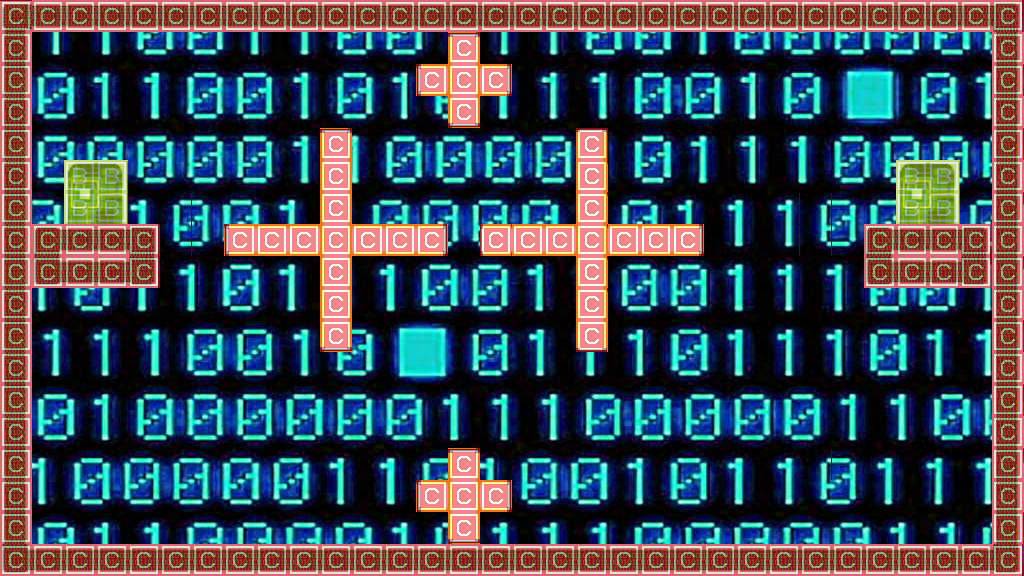

This is a level from a 2D game, rendered from its Tiled map with the project's own tilesets. A one-line summary and the complete map file follow:
An orthogonal 32x18 tile map with 32x32 px tiles, 4 tile layers (parallax, back, front, collision), 3 tilesets and 2 objects.

<map version="1.0" orientation="orthogonal" width="32" height="18" tilewidth="32" tileheight="32">
 <tileset firstgid="1" name="tilesetCollision" tilewidth="32" tileheight="32">
  <image source="../bitmaps/tilesetCollision.png" width="64" height="32" />
 </tileset>
 <tileset firstgid="3" name="tileset" tilewidth="32" tileheight="32">
  <image source="../bitmaps/tileset.png" width="1024" height="2528" />
 </tileset>
 <tileset firstgid="2531" name="Binary" tilewidth="32" tileheight="32">
  <image source="../bitmaps/paralex3.jpg" width="451" height="258" />
 </tileset>
 <layer name="parallax" width="32" height="18">
  <data encoding="csv">
835,836,837,838,839,840,841,842,843,844,845,846,847,848,849,850,851,852,853,854,855,856,857,858,859,860,861,862,863,864,865,866,
867,868,869,870,871,872,873,874,875,876,877,878,879,880,881,882,883,884,885,886,887,888,889,890,891,892,893,894,895,896,897,898,
899,900,901,902,903,904,905,906,907,908,909,910,911,912,913,914,915,916,917,918,919,920,921,922,923,924,925,926,927,928,929,930,
931,932,933,934,935,936,937,938,939,940,941,942,943,944,945,946,947,948,949,950,951,952,953,954,955,956,957,958,959,960,961,962,
963,964,965,966,967,968,969,970,971,972,973,974,975,976,977,978,979,980,981,982,983,984,985,986,987,988,989,990,991,992,993,994,
995,996,997,998,999,1000,1001,1002,1003,1004,1005,1006,1007,1008,1009,1010,1011,1012,1013,1014,1015,1016,1017,1018,1019,1020,1021,1022,1023,1024,1025,1026,
1027,1028,1029,1030,1031,1032,1033,1034,1035,1036,1037,1038,1039,1040,1041,1042,1043,1044,1045,1046,1047,1048,1049,1050,1051,1052,1053,1054,1055,1056,1057,1058,
1059,1060,1061,1062,1063,1064,1065,1066,1067,1068,1069,1070,1071,1072,1073,1074,1075,1076,1077,1078,1079,1080,1081,1082,1083,1084,1085,1086,1087,1088,1089,1090,
1091,1092,1093,1094,1095,1096,1097,1098,1099,1100,1101,1102,1103,1104,1105,1106,1107,1108,1109,1110,1111,1112,1113,1114,1115,1116,1117,1118,1119,1120,1121,1122,
1123,1124,1125,1126,1127,1128,1129,1130,1131,1132,1133,1134,1135,1136,1137,1138,1139,1140,1141,1142,1143,1144,1145,1146,1147,1148,1149,1150,1151,1152,1153,1154,
1155,1156,1157,1158,1159,1160,1161,1162,1163,1164,1165,1166,1167,1168,1169,1170,1171,1172,1173,1174,1175,1176,1177,1178,1179,1180,1181,1182,1183,1184,1185,1186,
1187,1188,1189,1190,1191,1192,1193,1194,1195,1196,1197,1198,1199,1200,1201,1202,1203,1204,1205,1206,1207,1208,1209,1210,1211,1212,1213,1214,1215,1216,1217,1218,
1219,1220,1221,1222,1223,1224,1225,1226,1227,1228,1229,1230,1231,1232,1233,1234,1235,1236,1237,1238,1239,1240,1241,1242,1243,1244,1245,1246,1247,1248,1249,1250,
1251,1252,1253,1254,1255,1256,1257,1258,1259,1260,1261,1262,1263,1264,1265,1266,1267,1268,1269,1270,1271,1272,1273,1274,1275,1276,1277,1278,1279,1280,1281,1282,
1283,1284,1285,1286,1287,1288,1289,1290,1291,1292,1293,1294,1295,1296,1297,1298,1299,1300,1301,1302,1303,1304,1305,1306,1307,1308,1309,1310,1311,1312,1313,1314,
1315,1316,1317,1318,1319,1320,1321,1322,1323,1324,1325,1326,1327,1328,1329,1330,1331,1332,1333,1334,1335,1336,1337,1338,1339,1340,1341,1342,1343,1344,1345,1346,
1347,1348,1349,1350,1351,1352,1353,1354,1355,1356,1357,1358,1359,1360,1361,1362,1363,1364,1365,1366,1367,1368,1369,1370,1371,1372,1373,1374,1375,1376,1377,1378,
1379,1380,1381,1382,1383,1384,1385,1386,1387,1388,1389,1390,1391,1392,1393,1394,1395,1396,1397,1398,1399,1400,1401,1402,1403,1404,1405,1406,1407,1408,1409,1410
</data>
 </layer>
 <layer name="back" width="32" height="18">
  <data encoding="csv">
0,0,0,0,0,0,0,0,0,0,0,0,0,0,0,0,0,0,0,0,0,0,0,0,0,0,0,0,0,0,0,0,
0,0,0,0,0,0,0,0,0,0,0,0,0,0,0,0,0,0,0,0,0,0,0,0,0,0,0,0,0,0,0,0,
0,0,0,0,0,0,0,0,0,0,0,0,0,0,0,0,0,0,0,0,0,0,0,0,0,0,0,0,0,0,0,0,
0,0,0,0,0,0,0,0,0,0,0,0,0,0,0,0,0,0,0,0,0,0,0,0,0,0,0,0,0,0,0,0,
0,0,0,0,0,0,0,0,0,0,0,0,0,0,0,0,0,0,0,0,0,0,0,0,0,0,0,0,0,0,0,0,
0,0,107,108,0,0,0,0,0,0,0,0,0,0,0,0,0,0,0,0,0,0,0,0,0,0,0,0,107,108,0,0,
0,0,139,140,0,6,0,0,0,0,0,0,0,0,0,0,0,0,0,0,0,0,0,0,6,6,0,0,139,140,0,0,
0,0,0,0,6,6,0,0,0,0,0,0,0,0,0,0,0,0,0,0,0,0,0,0,6,6,0,0,0,0,0,0,
0,0,0,0,0,0,0,0,0,0,0,0,0,0,0,0,0,0,0,0,0,0,0,0,0,0,0,0,0,0,0,0,
0,0,0,0,0,0,0,0,0,0,0,0,0,0,0,0,0,0,0,0,0,0,0,0,0,0,0,0,0,0,0,0,
0,0,0,0,0,0,0,0,0,0,0,0,0,0,0,0,0,0,0,0,0,0,0,0,0,0,0,0,0,0,0,0,
0,0,0,0,0,0,0,0,0,0,0,0,0,0,0,0,0,0,0,0,0,0,0,0,0,0,0,0,0,0,0,0,
0,0,0,0,0,0,0,0,0,0,0,0,0,0,0,0,0,0,0,0,0,0,0,0,0,0,0,0,0,0,0,0,
0,0,0,0,0,0,0,0,0,0,0,0,0,0,0,0,0,0,0,0,0,0,0,0,0,0,0,0,0,0,0,0,
0,0,0,0,0,0,0,0,0,0,0,0,0,0,0,0,0,0,0,0,0,0,0,0,0,6,0,0,0,0,0,0,
0,0,0,0,0,0,0,0,0,0,0,0,0,0,0,0,0,0,0,0,0,0,0,0,0,0,0,0,0,0,0,0,
0,0,0,0,0,0,0,0,0,0,0,0,0,0,0,0,0,0,0,0,0,0,0,0,0,0,0,0,0,0,0,0,
0,0,0,0,0,0,0,0,0,0,0,0,0,0,0,0,0,0,0,0,0,0,0,0,0,0,0,0,0,0,0,0
</data>
 </layer>
 <layer name="front" width="32" height="18">
  <data encoding="csv">
81,41,42,41,42,41,42,41,42,41,42,41,42,41,42,41,42,41,42,41,42,41,42,41,42,41,42,41,42,41,42,43,
113,0,0,0,0,0,0,0,0,0,0,0,0,0,1610612937,0,0,0,0,0,0,0,0,0,0,0,0,0,0,0,0,114,
145,0,0,0,0,0,0,0,0,0,0,0,0,3221225673,2684354760,201,0,0,0,0,0,0,0,0,0,0,0,0,0,0,0,146,
113,0,0,0,0,0,0,0,0,0,0,0,0,0,2684354761,0,0,0,0,0,0,0,0,0,0,0,0,0,0,0,0,114,
145,0,0,0,0,0,0,0,0,0,1610612937,0,0,0,0,0,0,0,204,0,0,0,0,0,0,0,0,0,0,0,0,146,
113,0,0,0,0,0,0,0,0,0,1610612936,0,0,0,0,0,0,0,203,0,0,0,0,0,0,0,0,0,0,0,0,114,
145,0,0,0,0,0,0,0,0,0,1610612936,0,0,0,0,0,0,0,203,0,0,0,0,0,0,0,0,0,0,0,0,146,
113,40,41,42,43,0,0,3221225673,3221225672,200,2684354760,200,200,201,0,227,200,200,203,2147483848,200,201,0,0,0,0,0,40,41,42,43,114,
145,72,73,74,75,0,0,0,0,0,2684354760,0,0,0,0,0,0,0,203,0,0,0,0,0,0,0,0,72,73,74,75,146,
113,0,0,0,0,0,0,0,0,0,2684354760,0,0,0,0,0,0,0,203,0,0,0,0,0,0,0,0,0,0,0,0,114,
145,0,0,0,0,0,0,0,0,0,2684354761,0,0,0,0,0,0,0,202,0,0,0,0,0,0,0,0,0,0,0,0,146,
113,0,0,0,0,0,0,0,0,0,0,0,0,0,0,0,0,0,0,0,0,0,0,0,0,0,0,0,0,0,0,114,
145,0,0,0,0,0,0,0,0,0,0,0,0,0,0,0,0,0,0,0,0,0,0,0,0,0,0,0,0,0,0,146,
113,0,0,0,0,0,0,0,0,0,0,0,0,0,0,0,0,0,0,0,0,0,0,0,0,0,0,0,0,0,0,114,
145,0,0,0,0,0,0,0,0,0,0,0,0,0,1610612937,0,0,0,0,0,0,0,0,0,0,0,0,0,0,0,0,146,
113,0,0,0,0,0,0,0,0,0,0,0,0,3221225673,1610612936,201,0,0,0,0,0,0,0,0,0,0,0,0,0,0,0,114,
145,0,0,0,0,0,0,0,0,0,0,0,0,0,2684354761,0,0,0,0,0,0,0,0,0,0,0,0,0,0,0,0,146,
72,73,74,73,74,73,74,73,74,73,74,73,74,73,74,73,74,73,74,73,74,73,74,73,74,73,74,73,74,73,74,75
</data>
 </layer>
 <layer name="collision" width="32" height="18" opacity="0.53">
  <data encoding="csv">
1,1,1,1,1,1,1,1,1,1,1,1,1,1,1,1,1,1,1,1,1,1,1,1,1,1,1,1,1,1,1,1,
1,0,0,0,0,0,0,0,0,0,0,0,0,0,1,0,0,0,0,0,0,0,0,0,0,0,0,0,0,0,0,1,
1,0,0,0,0,0,0,0,0,0,0,0,0,1,1,1,0,0,0,0,0,0,0,0,0,0,0,0,0,0,0,1,
1,0,0,0,0,0,0,0,0,0,0,0,0,0,1,0,0,0,0,0,0,0,0,0,0,0,0,0,0,0,0,1,
1,0,0,0,0,0,0,0,0,0,1,0,0,0,0,0,0,0,1,0,0,0,0,0,0,0,0,0,0,0,0,1,
1,0,2,2,0,0,0,0,0,0,1,0,0,0,0,0,0,0,1,0,0,0,0,0,0,0,0,0,2,2,0,1,
1,0,2,2,0,0,0,0,0,0,1,0,0,0,0,0,0,0,1,0,0,0,0,0,0,0,0,0,2,2,0,1,
1,1,1,1,1,0,0,1,1,1,1,1,1,1,0,1,1,1,1,1,1,1,0,0,0,0,0,1,1,1,1,1,
1,1,1,1,1,0,0,0,0,0,1,0,0,0,0,0,0,0,1,0,0,0,0,0,0,0,0,1,1,1,1,1,
1,0,0,0,0,0,0,0,0,0,1,0,0,0,0,0,0,0,1,0,0,0,0,0,0,0,0,0,0,0,0,1,
1,0,0,0,0,0,0,0,0,0,1,0,0,0,0,0,0,0,1,0,0,0,0,0,0,0,0,0,0,0,0,1,
1,0,0,0,0,0,0,0,0,0,0,0,0,0,0,0,0,0,0,0,0,0,0,0,0,0,0,0,0,0,0,1,
1,0,0,0,0,0,0,0,0,0,0,0,0,0,0,0,0,0,0,0,0,0,0,0,0,0,0,0,0,0,0,1,
1,0,0,0,0,0,0,0,0,0,0,0,0,0,0,0,0,0,0,0,0,0,0,0,0,0,0,0,0,0,0,1,
1,0,0,0,0,0,0,0,0,0,0,0,0,0,1,0,0,0,0,0,0,0,0,0,0,0,0,0,0,0,0,1,
1,0,0,0,0,0,0,0,0,0,0,0,0,1,1,1,0,0,0,0,0,0,0,0,0,0,0,0,0,0,0,1,
1,0,0,0,0,0,0,0,0,0,0,0,0,0,1,0,0,0,0,0,0,0,0,0,0,0,0,0,0,0,0,1,
1,1,1,1,1,1,1,1,1,1,1,1,1,1,1,1,1,1,1,1,1,1,1,1,1,1,1,1,1,1,1,1
</data>
 </layer>
 <objectgroup name="wires" width="0" height="0">
  <object x="928" y="192">
   <polyline points="0,0 32,0 64,0 96,0" />
  </object>
  <object x="0" y="192">
   <polyline points="0,0 96,0" />
  </object>
 </objectgroup>
</map>
